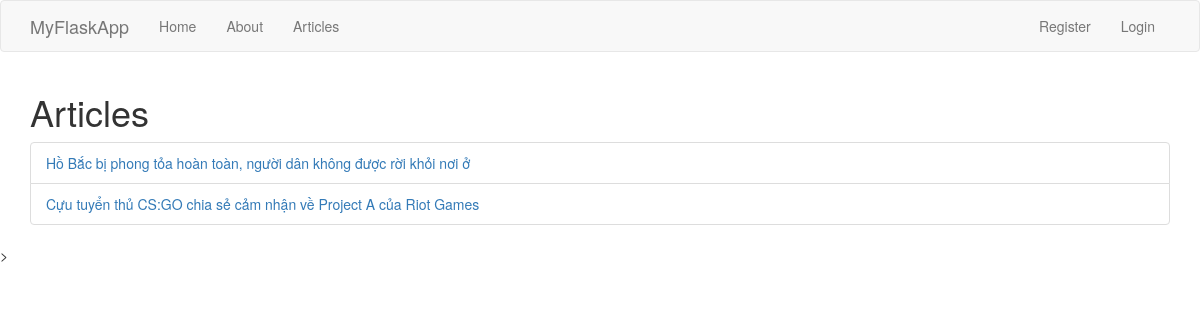
Page /articles on the earlier database version.
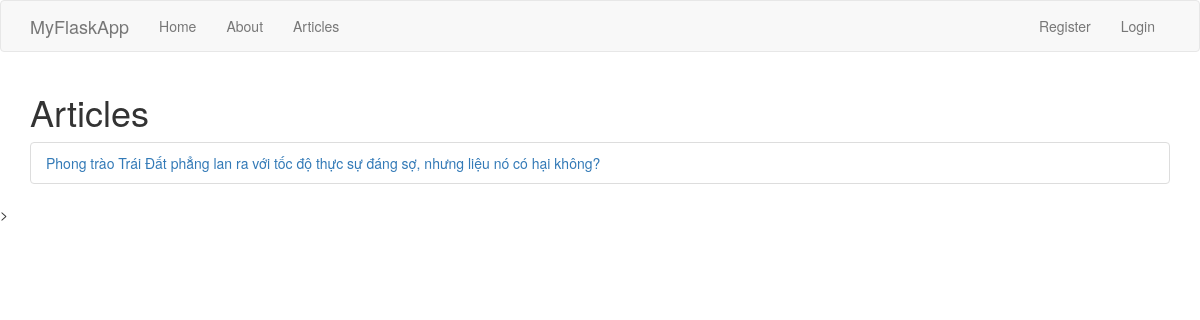
Same page on the later database version.
### tables this page shows
CREATE TABLE "articles" (
	"id"	INTEGER PRIMARY KEY AUTOINCREMENT,
	"author"	TEXT NOT NULL,
	"created"	TIMESTAMP NOT NULL DEFAULT CURRENT_TIMESTAMP,
	"title"	TEXT NOT NULL,
	"body"	TEXT NOT NULL,
	"publish"	TEXT NOT NULL DEFAULT 'Publish',
	FOREIGN KEY("author") REFERENCES "users"("username")
);

### flaskr/__init__.py (the view)
    @app.route('/articles')
    def articles():
        cur = get_db()
        res = cur.execute("SELECT * FROM articles WHERE publish = ? ",['Publish'])
        articles = res.fetchall()
        cur.commit()
        cur.close()
        if res is None:
            msg = 'Không có bài viêt!!!'
            return render_template('articles.html', msg=msg)
        else:
            return render_template('articles.html', articles = articles)

### flaskr/db_connector.py (called while the page is built)
def get_db():
    if 'db' not in g:
        g.db = sqlite3.connect(
            current_app.config['DATABASE'],
            detect_types=sqlite3.PARSE_DECLTYPES
        )
        g.db.row_factory = sqlite3.Row
    return g.db

### flaskr/templates/articles.html
{% extends 'layout.html' %}
{% block body %}
  <h1>Articles</h1>
  <ul class="list-group">
    {% for article in articles %}
      <li class="list-group-item"><a href="article/{{article.id}}">{{article.title}}</a></li>
    {% endfor %}
  </ul>
{% endblock %}

Differences in the rows shown:
removed articles: title "Hồ Bắc bị phong tỏa hoàn toàn, người dân không được rời khỏi nơi ở"
removed articles: title "Cựu tuyển thủ CS:GO chia sẻ cảm nhận về Project A của Riot Games"
added articles: title "Phong trào Trái Đất phẳng lan ra với tốc độ thực sự đáng sợ, nhưng liệu nó có hại không?"
